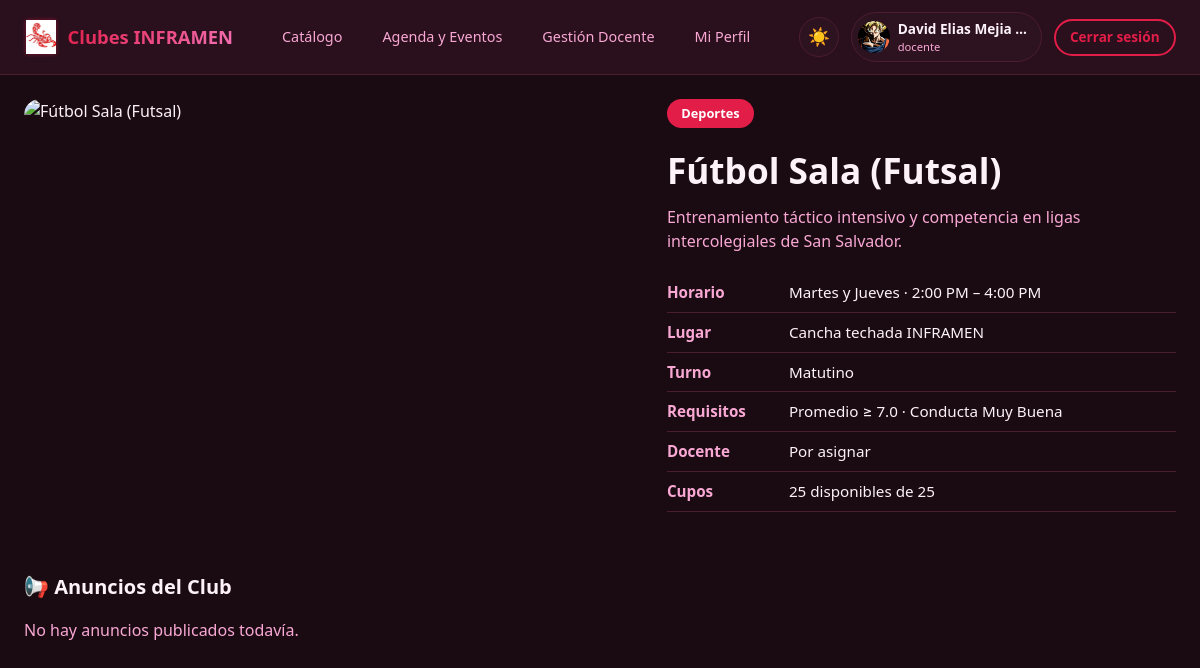
/club/1 (signed in), run on the app's committed database.
### tables this page shows
CREATE TABLE clubes (
            id INTEGER PRIMARY KEY AUTOINCREMENT,
            nombre TEXT NOT NULL UNIQUE,
            categoria TEXT NOT NULL,
            descripcion TEXT,
            horario TEXT,
            lugar TEXT,
            requisitos TEXT,
            capacidad INTEGER DEFAULT 20,
            inscritos INTEGER DEFAULT 0,
            docente_id INTEGER,
            foto TEXT,
            turno TEXT,
            activo INTEGER DEFAULT 1,
            creado TIMESTAMP DEFAULT CURRENT_TIMESTAMP,
            FOREIGN KEY (docente_id) REFERENCES usuarios(id)
        );

### app.py (the view)
@app.route("/club/<int:club_id>")
@login_required
def club_detalle(club_id):
    conn = get_db()
    club = conn.execute("""
        SELECT c.*, u.nombre AS docente_nombre
        FROM clubes c
        LEFT JOIN usuarios u ON c.docente_id = u.id
        WHERE c.id = ?
    """, (club_id,)).fetchone()
    if not club:
        flash("Club no encontrado.", "error")
        conn.close()
        return redirect(url_for("catalogo"))
    anuncios = conn.execute("""
        SELECT a.*, u.nombre AS autor
        FROM anuncios a
        LEFT JOIN usuarios u ON a.autor_id = u.id
        WHERE a.club_id = ?
        ORDER BY a.fecha DESC LIMIT 8
    """, (club_id,)).fetchall()
    inscrito = None
    if session["rol"] == "estudiante":
        inscrito = conn.execute("""
            SELECT * FROM inscripciones
            WHERE estudiante_id = ? AND club_id = ?
        """, (session["user_id"], club_id)).fetchone()
    conn.close()
    return render_template("club_detalle.html", club=club, anuncios=anuncios, inscrito=inscrito)

### app.py (called while the page is built)
def get_db():
    conn = sqlite3.connect("clubes_inframen.db")
    conn.row_factory = sqlite3.Row
    return conn

def login_required(f):
    @wraps(f)
    def decorated(*args, **kwargs):
        if "user_id" not in session:
            flash("Debes iniciar sesión.", "error")
            return redirect(url_for("login"))
        return f(*args, **kwargs)
    return decorated

### templates/club_detalle.html (shortened to what this page needs)
{% extends "base.html" %}
{% block content %}
<div class="container">
    <div class="club-hero fade-up">
        <div class="club-hero-img">
            {% if club.foto == 'banda.jpg' %}
            <img src="{{ url_for('static', filename='img/banda.jpg') }}" alt="{{ club.nombre }}" class="img-animate">
            {% elif club.foto == 'futsal' %}
            <img src="https://images.unsplash.com/photo-1551958219-acbc608c6377?w=800&h=500&fit=crop" alt="{{ club.nombre }}" class="img-animate">
            {% elif club.foto == 'futbol11' %}
            <img src="https://images.unsplash.com/photo-1431324155629-1a6deb1dec8d?w=800&h=500&fit=crop" alt="{{ club.nombre }}" class="img-animate">
            {% elif club.foto == 'voleibol' %}
            <img src="https://images.unsplash.com/photo-1612872087720-bb876e2e67d1?w=800&h=500&fit=crop" alt="{{ club.nombre }}" class="img-animate">
            {% elif club.foto == 'cachiporras.jpg' or club.foto == 'cachiporras' %}
            <img src="{{ url_for('static', filename='img/cachiporras.jpg') }}" alt="{{ club.nombre }}" class="img-animate">
            {% elif club.foto == 'muralismo' %}
            <img src="https://images.unsplash.com/photo-1460661419201-fd4cecdf8a8b?w=800&h=500&fit=crop" alt="{{ club.nombre }}" class="img-animate">
            {% elif club.foto == 'cruzroja' %}
            <img src="https://images.unsplash.com/photo-1576091160399-112ba8d25d1d?w=800&h=500&fit=crop" alt="{{ club.nombre }}" class="img-animate">
            {% elif club.foto == 'danza' %}
            <img src="https://images.unsplash.com/photo-1508700929628-666bc8bd84ea?w=800&h=500&fit=crop" alt="{{ club.nombre }}" class="img-animate">
            {% elif club.foto %}
            <img src="{{ url_for('uploaded_file', filename=club.foto) }}" alt="{{ club.nombre }}" class="img-animate">
            {% else %}
            <img src="https://images.unsplash.com/photo-1461896836934-ffe607ba6851?w=800&h=500&fit=crop" alt="{{ club.nombre }}" class="img-animate">
            {% endif %}
        </div>
        <div class="club-info">
            <span class="badge-cat">{{ club.categoria }}</span>
            <h1>{{ club.nombre }}</h1>
            <p style="color:var(--text-secondary);margin-bottom:1rem;">{{ club.descripcion }}</p>
            <ul class="info-list">
                <li><strong>Horario</strong> {{ club.horario or 'Por definir' }}</li>
                <li><strong>Lugar</strong> {{ club.lugar or 'Por definir' }}</li>
                <li><strong>Turno</strong> {{ club.turno or '—' }}</li>
                <li><strong>Requisitos</strong> {{ club.requisitos or 'Ninguno especial' }}</li>
                <li><strong>Docente</strong> {{ club.docente_nombre or 'Por asignar' }}</li>
                <li><strong>Cupos</strong> {{ club.capacidad - club.inscritos }} disponibles de {{ club.capacidad }}</li>
            </ul>
        </div>
    </div>
    <h2 class="section-title">📢 Anuncios del Club</h2>
    {% if anuncios %}
        {% for a in anuncios %}
        <div class="anuncio {% if a.urgente %}urgente{% endif %} fade-up">
            <h4>{{ a.titulo }}</h4>
            <div class="meta">
                {{ a.autor or 'Instructor' }} · {{ a.fecha[:16] if a.fecha else '' }}
                {% if a.urgente %} · <span style="color:var(--warning);">URGENTE</span>{% endif %}
            </div>
            <p>{{ a.contenido }}</p>
        </div>
        {% endfor %}
    {% else %}
        <p style="color:var(--text-secondary);">No hay anuncios publicados todavía.</p>
    {% endif %}
</div>
{% endblock %}

### static/css/style.css (style rules this page uses)
:root { --bg-primary: #1a0a12; --bg-secondary: #2a0f1c; --bg-card: #2d1220; --bg-card-hover: #3a1828; --accent: #e11d48; --accent-hover: #f43f5e; --accent-soft: #be123c; --text-primary: #fdf2f8; --text-secondary: #f9a8d4; --text-muted: #9d174d; --border: #4c1d2e; --success: #10b981; --warning: #f59e0b; --danger: #ef4444; --radius: 16px; --radius-sm: 10px; --shadow: 0 10px 40px rgba(0,0,0,0.45); --transition: all 0.3s cubic-bezier(0.4, 0, 0.2, 1); }
* { margin: 0; padding: 0; box-sizing: border-box; }
body { font-family: 'Segoe UI', system-ui, -apple-system, sans-serif; background: var(--bg-primary); color: var(--text-primary); min-height: 100vh; line-height: 1.5; transition: background 0.4s, color 0.4s; }
img { max-width: 100%; display: block; }
.container { max-width: 1400px; margin: 0 auto; padding: 1.5rem; }
.club-hero { display: grid; grid-template-columns: 1.2fr 1fr; gap: 2rem; margin-bottom: 2.5rem; }
.club-hero-img { border-radius: var(--radius); overflow: hidden; height: 320px; }
.club-hero-img img { width: 100%; height: 100%; object-fit: cover; }
.club-info h1 { font-size: 2.2rem; margin-bottom: 0.5rem; }
.club-info .badge-cat { display: inline-block; background: var(--accent); color: white; padding: 0.3rem 0.9rem; border-radius: 999px; font-size: 0.8rem; font-weight: 600; margin-bottom: 1rem; }
.info-list { list-style: none; margin: 1.25rem 0; }
.info-list li { display: flex; gap: 0.75rem; padding: 0.5rem 0; border-bottom: 1px solid var(--border); font-size: 0.95rem; }
.info-list li strong { min-width: 110px; color: var(--text-secondary); }
.section-title { font-size: 1.25rem; font-weight: 700; margin-bottom: 1rem; display: flex; align-items: center; gap: 0.5rem; }
.fade-up { animation: fadeUp 0.5s ease forwards; }
.img-animate { opacity: 0; transform: scale(0.97); animation: imgIn 0.7s ease forwards; }

### data on the page
clubes: categoria "Deportes", nombre "Fútbol Sala (Futsal)", descripcion "Entrenamiento táctico intensivo y competencia en ligas intercolegiales de San Salvador.", horario "Martes y Jueves · 2:00 PM – 4:00 PM", lugar "Cancha techada INFRAMEN", turno "Matutino", requisitos "Promedio ≥ 7.0 · Conducta Muy Buena", club.capacidad-club.inscritos "25", capacidad "25"

### other printed values
{{ session.nombre[:18] }} "David Elias Mejia"
{{ session.cargo or 'Docente' }} "docente"
{{ club.docente_nombre or 'Por asignar' }} "Por asignar"
